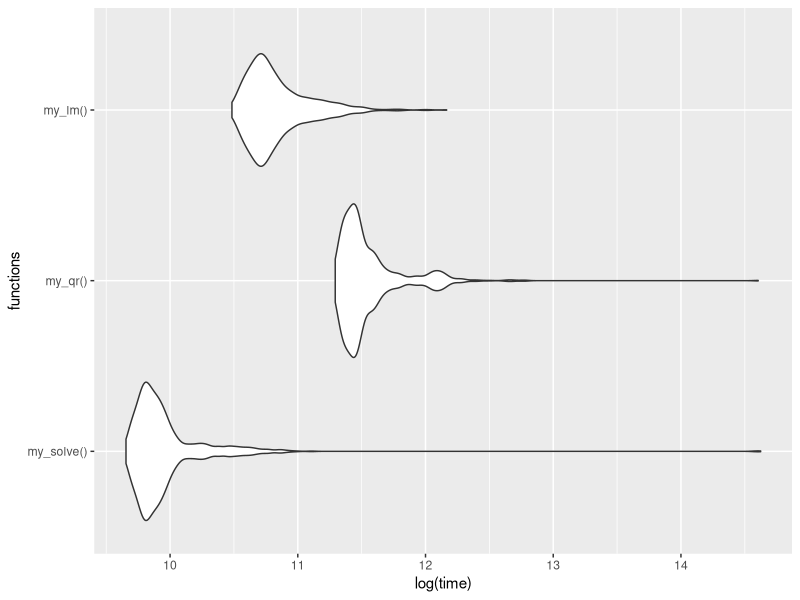

This chart was generated by the following R code:
## ---- chunk 1
set.seed(123)
n <- 100
b <- c(1, 1.5) # 切片と回帰係数
x <- cbind(1, rnorm(n))
y <- x %*% b + rnorm(n)
## ---- chunk 2
## lm(.fit)を使う
my_lm <- function() { coef(lm.fit(x, y)) }

## 逆行列で解く
my_solve <- function() { solve(crossprod(x, x)) %*% crossprod(x, y) }

## QR分解で解く
my_qr <- function() { solve(qr.R(qr(x))) %*% t(qr.Q(qr(x))) %*% y }
## ---- chunk 3
cbind(my_solve(), my_qr(), my_lm())
## ---- chunk 4
time_1000 <- data.frame(microbenchmark::microbenchmark(my_solve(), my_qr(), my_lm(), times = 1000))

library(ggplot2)
ggplot(time_1000, aes(x = expr, y = log(time), group = expr)) +
   geom_violin() + 
   coord_flip() +
   labs(x = "functions") +
   NULL
## ---- chunk 5
## my_qrの定義（再掲）
solve(qr.R(qr(x))) %*% t(qr.Q(qr(x))) %*% y
## ---- chunk 6
lm(dist ~ speed, data = cars)$coefficients
## ---- chunk 7
y <- cars$dist
x <- cbind(1, cars$speed)

cbind(
   solve(crossprod(x, x)) %*% crossprod(x, y),
   solve(qr.R(qr(x))) %*% t(qr.Q(qr(x))) %*% y
)
## ---- chunk 8
# 分割するデータの数
m <- 5 
n_per_d <- nrow(x) / m

# 割り切れなかった場合用
if (nrow(x) %% m != 0) m <- m + 1 

xlist <- list() # 各xの保存用リスト
ylist <- list() # 各yの保存用リスト
for (i in 1:m) {
   if(i == m) {
      xlist[[i]] = x[((i-1) * n_per_d + 1):nrow(x), ]
      ylist[[i]] = y[((i-1) * n_per_d + 1):nrow(x)]
   }
   xlist[[i]] = x[(i-1) * n_per_d + 1:n_per_d, ]
   ylist[[i]] = y[(i-1) * n_per_d + 1:n_per_d]
}
## ---- chunk 9
head(xlist[[1]])
## ---- chunk 10
QR1 <- list() # 各データセットに対するQR分解の結果を保存するリスト
for (i in 1:m) {
   QR1[[i]] <- list(Q = qr.Q(qr(xlist[[i]])),
                    R = qr.R(qr(xlist[[i]])))
}
## ---- chunk 11
str(QR1)
## ---- chunk 12
R1 <- c()
for(i in 1:m) {
   R1 <- rbind(R1, QR1[[i]]$R)
}
## ---- chunk 13
R2 <- qr.R(qr(R1))
## ---- chunk 14
R_inv <- solve(R2)
## ---- chunk 15
R_inv
solve(qr.R(qr(x)))
## ---- chunk 16
Q1 <- qr.Q(qr(R1))
## ---- chunk 17
## 説明変数の数
p <- ncol(x)

Q2list <- list()
for(i in 1:m) {
   Q2list[[i]] <- Q1[(i-1) * p + 1:p, ]
}
## ---- chunk 18
Q3list <- list()
for(i in 1:m) {
   Q3list[[i]] <- QR1[[i]]$Q %*% Q2list[[i]]
}
## ---- chunk 19
head(cbind(
   do.call("rbind", Q3list),
   qr.Q(qr(x))))
## ---- chunk 20
Vlist <- list()
for(i in 1:m) {
   Vlist[[i]] <- t(Q3list[[i]]) %*% ylist[[i]]
}
## ---- chunk 21
sumV <- Vlist[[1]]
for(i in 2:m) {
   sumV <- sumV + Vlist[[i]]
}
## ---- chunk 22
cbind(
   R_inv %*% sumV,
   solve(crossprod(x, x)) %*% crossprod(x, y),
   solve(qr.R(qr(x))) %*% t(qr.Q(qr(x))) %*% y
)
## ---- chunk 23
library(tidyverse)
X <- data_frame(intercept = 1, speed = cars$speed) %>% as.matrix()
y <- cars$dist
mats <- X %>%
   as_data_frame() %>%
   mutate(
      id = rep(1:5, each = 10) ,
      y = y
   ) %>% 
   ## this is where partitioning happens
   nest(-id) %>% 
   mutate(
      X = map(data, ~ .x %>% select(-y) %>% as.matrix()),
      y = map(data, ~ .x %>% pull(y))
   ) %>% 
   ## We calculate QR decomposition for each partition independently
   mutate(
      Q2 = map(X, ~ .x %>% qr() %>% qr.Q()),
      R1 = map(X, ~ .x %>% qr() %>% qr.R())
   )


df_collect <- mats$R1 %>% do.call(what = 'rbind', args = .)
data.frame(dimension = c('rows', 'columns'), cbind(X %>% dim(), df_collect %>% dim()))


## Number of groups for nesting can be automatically inferred
m2 <-  dim(mats$R1[[1]])[2]

## The map-stage QR-decomposition
Q1 = df_collect %>% qr %>% qr.Q
R2 = df_collect %>% qr %>% qr.R

## For some reason this did not work with a `mutate` command...
mats$Q1 = 
   Q1 %>% 
   as_data_frame() %>% 
   mutate(id = ceiling(row_number() / m2)) %>% 
   nest(-id) %>% 
   mutate(data = map(data, ~ as.matrix(.x))) %>% 
   pull(data)

v_sum = 
   mats %>% 
   mutate(Q3_t = map2(.x = Q2, .y = Q1, .f = ~ t(.x %*% .y))) %>%
   mutate(V = map2(.x = Q3_t, .y = y, .f = ~ .x %*% .y)) %>% 
   pull(V) %>% 
   reduce(`+`)

t(solve(R2) %*% v_sum)
